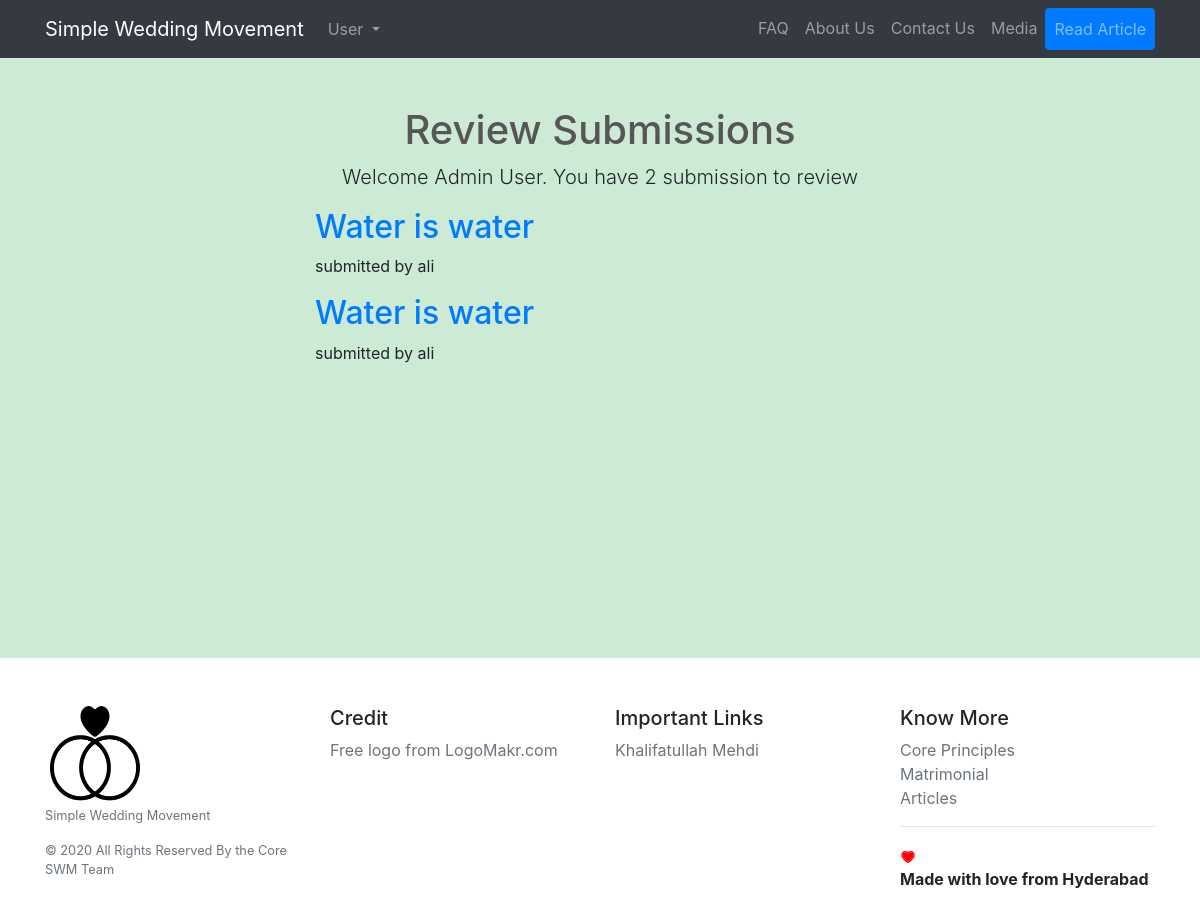
Page /blog/review (signed in) on the earlier database version.
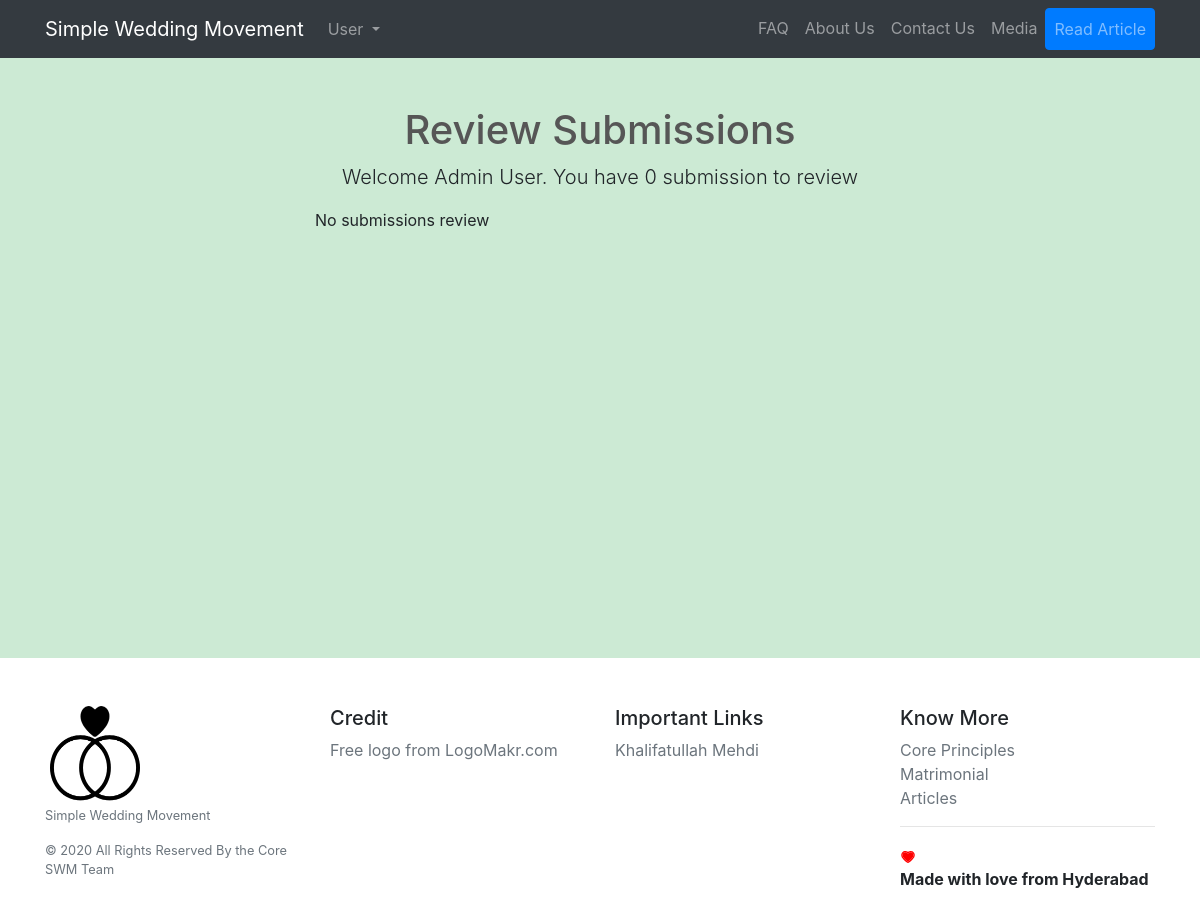
Same page on the later database version.
### core/models.py (models this page shows, shortened)
class Post(models.Model):
    user = models.ForeignKey(settings.AUTH_USER_MODEL, default=1, on_delete=models.CASCADE)
    title = models.CharField(max_length=300)
    link = models.CharField(max_length=2200, blank=True)
    detail = models.TextField(max_length=2200)
    slug = models.SlugField(max_length=200, unique=True)
    catagory = models.ForeignKey(catagories, related_name='posts', default=1, on_delete=models.CASCADE)
    publish = models.BooleanField(default=False)
    timestamp = models.DateTimeField(auto_now=False, auto_now_add=True)
    updated = models.DateTimeField(auto_now=True, auto_now_add=False)
    class Meta:
        ordering = ["-timestamp", "-updated"]

### core/views.py (the view)
# urls.py: path('blog/review', views.review_list, name='review_list'),
@user_passes_test(lambda u:u.is_staff, login_url=reverse_lazy('login'))
def review_list(request):
	if request.user.is_staff:# or not request.user.is_staff or not request.user.is_superuser:
		pass
	else:
		raise Http404
	links = Post.objects.filter(publish=False)
	context = {
		'production' : settings.PRODUCTION,
		'links' : links,
	}
	return render(request, 'core/review_list.html', context)

### core/templates/core/review_list.html (shortened to what this page needs)
{% extends 'base.html' %}
{% load static %}
{% block content %}
<div class="container">
  <div class="row">
    <div class="col-lg-12 text-center">
      <h1 class="mt-5" style="color: #565656">Review Submissions</h1>
      <p class="lead">Welcome Admin User. You have {{links|length}} submission to review</p>
    </div>
  </div>
</div>
<section class="col-lg-6 offset-lg-3 col-sm-12 col-md-12">
    {% for link in links %}
    <h2><a href="{% url 'core:review_article' link.slug %}">{{link.title}}</a></h2>
    <p>submitted by {{link.user}} </p>
    {% empty %}
    <p>No submissions review</p>
    {% endfor %}
</section>
{% endblock %}

Differences in the rows shown:
no longer on this page (row edited): Post: title "Water is water", user "ali"
no longer on this page (row edited): Post: title "Water is water", user "ali"
Other differences:
{{ links|length }}: "2" → "0"
text now shown: "No submissions review"
